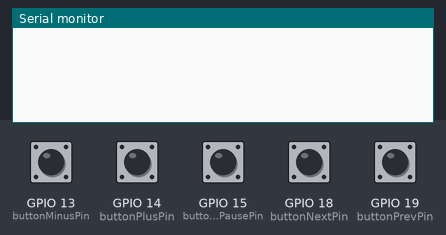
A sketch run on a simulated ESP32. Parts: the last lines printed to the serial monitor. The inputs (shaded band) are chosen by the test bench; at power-on: GPIO 13 (buttonMinusPin), GPIO 14 (buttonPlusPin), GPIO 15 (buttonPlayPausePin), GPIO 18 (buttonNextPin), GPIO 19 (buttonPrevPin) HIGH. USB keyboard and mouse output is not drawn.

Above: at 1.2 s.
1.3 s: GPIO 13 (buttonMinusPin) pulled LOW for 0.15 s
At 2.2 s:
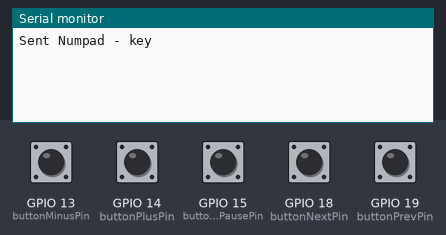
2.9 s: GPIO 15 (buttonPlayPausePin) pulled LOW for 0.15 s
At 3.4 s:
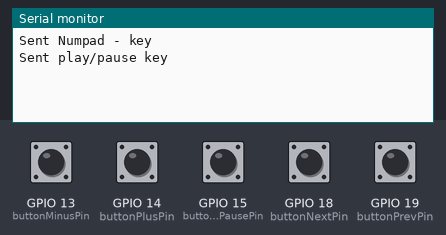
4.5 s: GPIO 18 (buttonNextPin) pulled LOW for 0.15 s
At 5.7 s:
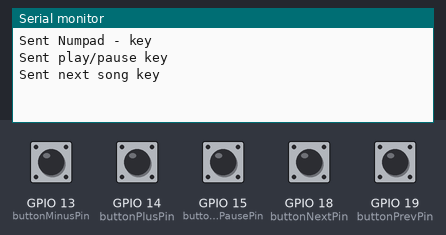
6.1 s: GPIO 19 (buttonPrevPin) pulled LOW for 0.15 s
At 7.1 s:
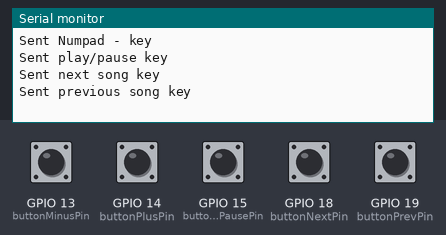
7.7 s: GPIO 14 (buttonPlusPin) pulled LOW for 0.15 s
At 8.3 s:
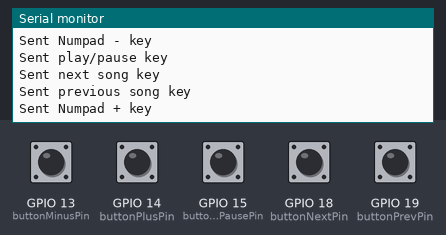

The sketch:

Youtube-Music-Controller.ino
```cpp
#include <BleKeyboard.h>

BleKeyboard bleKeyboard;

const int buttonMinusPin = 13;
const int buttonPlusPin = 14;
const int buttonPlayPausePin = 15;
const int buttonNextPin = 18;
const int buttonPrevPin = 19;
const int debounceDelay = 200;  // debounce time in milliseconds

int lastButtonMinusState = HIGH;
int lastButtonPlusState = HIGH;
int lastButtonPlayPauseState = HIGH;
int lastButtonNextState = HIGH;
int lastButtonPrevState = HIGH;

void setup() {
  Serial.begin(115200);
  bleKeyboard.begin();

  pinMode(buttonMinusPin, INPUT_PULLUP);
  pinMode(buttonPlusPin, INPUT_PULLUP);
  pinMode(buttonPlayPausePin, INPUT_PULLUP);
  pinMode(buttonNextPin, INPUT_PULLUP);
  pinMode(buttonPrevPin, INPUT_PULLUP);
}

void loop() {
  if (bleKeyboard.isConnected()) {

    // Check the state of the button for '-'
    int currentButtonMinusState = digitalRead(buttonMinusPin);
    if (currentButtonMinusState == LOW && lastButtonMinusState == HIGH) {
      bleKeyboard.write(KEY_NUM_MINUS);
      Serial.println("Sent Numpad - key");
      delay(debounceDelay);
    }
    lastButtonMinusState = currentButtonMinusState;

    // Check the state of the button for '+'
    int currentButtonPlusState = digitalRead(buttonPlusPin);
    if (currentButtonPlusState == LOW && lastButtonPlusState == HIGH) {
      bleKeyboard.write(KEY_NUM_PLUS);
      Serial.println("Sent Numpad + key");
      delay(debounceDelay);
    }
    lastButtonPlusState = currentButtonPlusState;

    // Check the state of the button for 'p'
    int currentButtonPlayPauseState = digitalRead(buttonPlayPausePin);
    if (currentButtonPlayPauseState == LOW && lastButtonPlayPauseState == HIGH) {
      bleKeyboard.write(KEY_MEDIA_PLAY_PAUSE);
      Serial.println("Sent play/pause key");
      delay(debounceDelay);
    }
    lastButtonPlayPauseState = currentButtonPlayPauseState;

    // Check the state of the button for 'n'
    int currentButtonNextState = digitalRead(buttonNextPin);
    if (currentButtonNextState == LOW && lastButtonNextState == HIGH) {
      bleKeyboard.write(KEY_MEDIA_NEXT_TRACK);
      Serial.println("Sent next song key");
      delay(debounceDelay);
    }
    lastButtonNextState = currentButtonNextState;

    // Check the state of the button for 'b'
    int currentButtonPrevState = digitalRead(buttonPrevPin);
    if (currentButtonPrevState == LOW && lastButtonPrevState == HIGH) {
      bleKeyboard.write(KEY_MEDIA_PREVIOUS_TRACK);
      Serial.println("Sent previous song key");
      delay(debounceDelay);
    }
    lastButtonPrevState = currentButtonPrevState;
  }
}
```

Measured:
- after the input at 1.3 s, the serial monitor: prints a new line at once (image 1)
- after the input at 2.9 s, the serial monitor: prints a new line at once (image 2)
- after the input at 4.5 s, the serial monitor: prints a new line at once (image 3)
- after the input at 6.1 s, the serial monitor: prints a new line at once (image 4)
- after the input at 7.7 s, the serial monitor: prints a new line at once (image 5)
